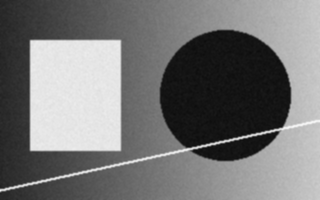
#> input picture sample_gaussian.png, 320 x 200 px; its folder holds only this picture in this run
$ python image_filter.py sample_gaussian.png
#> lines starting #> are read from the running program, lines starting #| are printed output that depends on the picture
#> in main, img is the input picture: PIL image 320x200 L; min 12, max 247, mean 117.2
# -*- coding: utf-8 -*-
"""
Applies a convolution kernel (blur, edges, sharpen...) to a greyscale image.

Original version: university assignment
Revised: November 2026.

@author: Javidtl
"""

import argparse

import numpy as np
from PIL import Image


KERNELS = {
    # Average of the 3x3 neighbourhood.
    "blur": [[1, 1, 1],
             [1, 1, 1],
             [1, 1, 1]],
    # Weighted average, smoother than "blur".
    "gaussian": [[1, 2, 1],
                 [2, 4, 2],
                 [1, 2, 1]],
    # Laplacian: highlights edges, flat areas go black.
    "edges": [[0, -1, 0],
              [-1, 4, -1],
              [0, -1, 0]],
    # Sharpen: the image plus its edges.
    "sharpen": [[0, -1, 0],
                [-1, 5, -1],
                [0, -1, 0]],
}


def filter_kernel(img, kernel):
    """
    Filters a greyscale image with a square kernel of odd size and returns
    a new greyscale image (mode "L").
    -----
    Each pixel becomes the sum of its neighbours multiplied by the kernel
    values. If the kernel values add up to something other than 0, the
    result is divided by that sum and clipped to 0-255. If they add up to 0
    (edge detection), the absolute value is rescaled with convert_to_L().
    """
    pixels = np.asarray(img.convert("L"), dtype=float)
    kernel = np.asarray(kernel, dtype=float)
    if kernel.ndim != 2 or kernel.shape[0] != kernel.shape[1] \
       or kernel.shape[0] % 2 == 0:
        raise ValueError("The kernel must be square with an odd size (3x3, 5x5...)")

    half = kernel.shape[0] // 2
    height, width = pixels.shape
#> height = 200; width = 320

    # Repeat the border pixels outwards so the edges are filtered too.
    padded = np.pad(pixels, half, mode="edge")
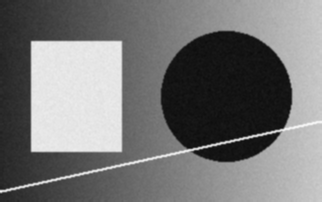
#> padded: shape (202, 322) float64; min 12, max 247, mean 117.3

    # Loop over the kernel cells instead of the pixels: each step adds the
    # whole image, shifted and multiplied by one kernel value.
    result = np.zeros((height, width))
    for i in range(kernel.shape[0]):
        for j in range(kernel.shape[1]):
            result += kernel[i, j] * padded[i:i + height, j:j + width]
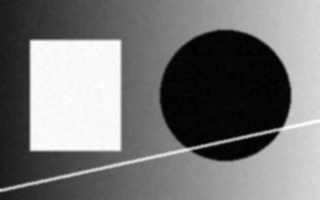
#> result: shape (200, 320) float64; min 132, max 2108, mean 1054.9; drawn with min black and max white

    # Kernels that add up to a non-zero value are normalised and clipped.
    # Edge kernels add up to 0: take the absolute value and rescale.
    total = kernel.sum()
    if total != 0:
        result = np.clip(result / total, 0, 255)
        return Image.fromarray(np.round(result).astype(np.uint8))
    return convert_to_L(np.abs(result))


def convert_to_L(values):
    """
    Rescales an array of any range to 0-255 (the minimum becomes black and
    the maximum white) and returns it as a greyscale image (mode "L").
    """
    minimum, maximum = values.min(), values.max()
    interval = maximum - minimum
    if interval == 0:
        return Image.new("L", (values.shape[1], values.shape[0]), 0)
    scaled = np.round((values - minimum) / interval * 255)
    return Image.fromarray(scaled.astype(np.uint8))


def main():
    parser = argparse.ArgumentParser(
        description="Apply a convolution kernel to a greyscale image.")
    parser.add_argument("image", help="input image")
    parser.add_argument("-k", "--kernel", default="blur",
                        choices=sorted(KERNELS),
                        help="filter to apply (default: blur)")
    parser.add_argument("-o", "--output",
                        help="output file (default: <image>_<kernel>.png)")
    parser.add_argument("--show", action="store_true",
                        help="open the original and the result on screen")
    args = parser.parse_args()

    img = Image.open(args.image)
    result = filter_kernel(img, KERNELS[args.kernel])

    output = args.output
    if output is None:
        name = args.image.rsplit(".", 1)[0]
        output = "{0}_{1}.png".format(name, args.kernel)
    result.save(output)
    print("Saved", output)

    if args.show:
        img.convert("L").show()
        result.show()


if __name__ == "__main__":
    main()
